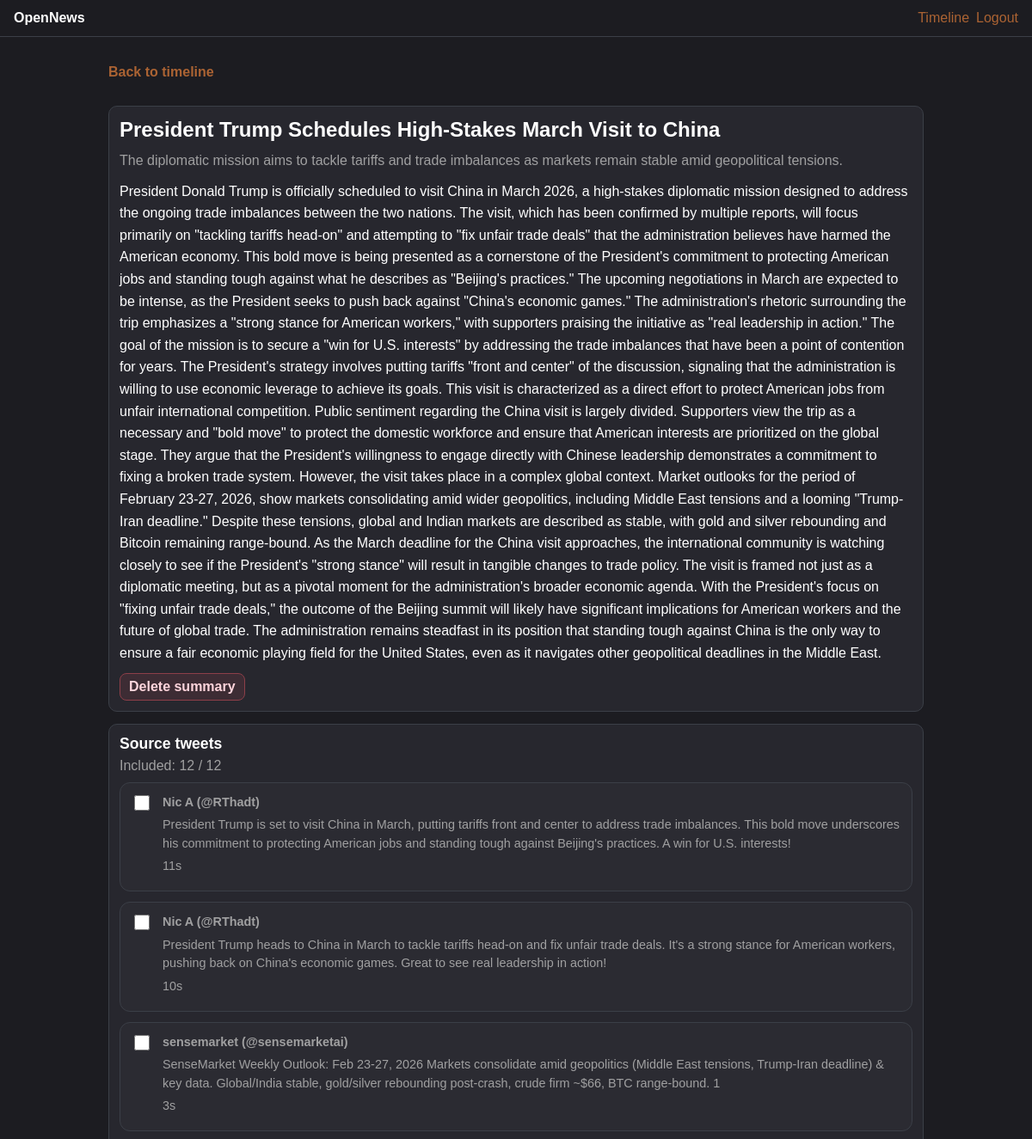
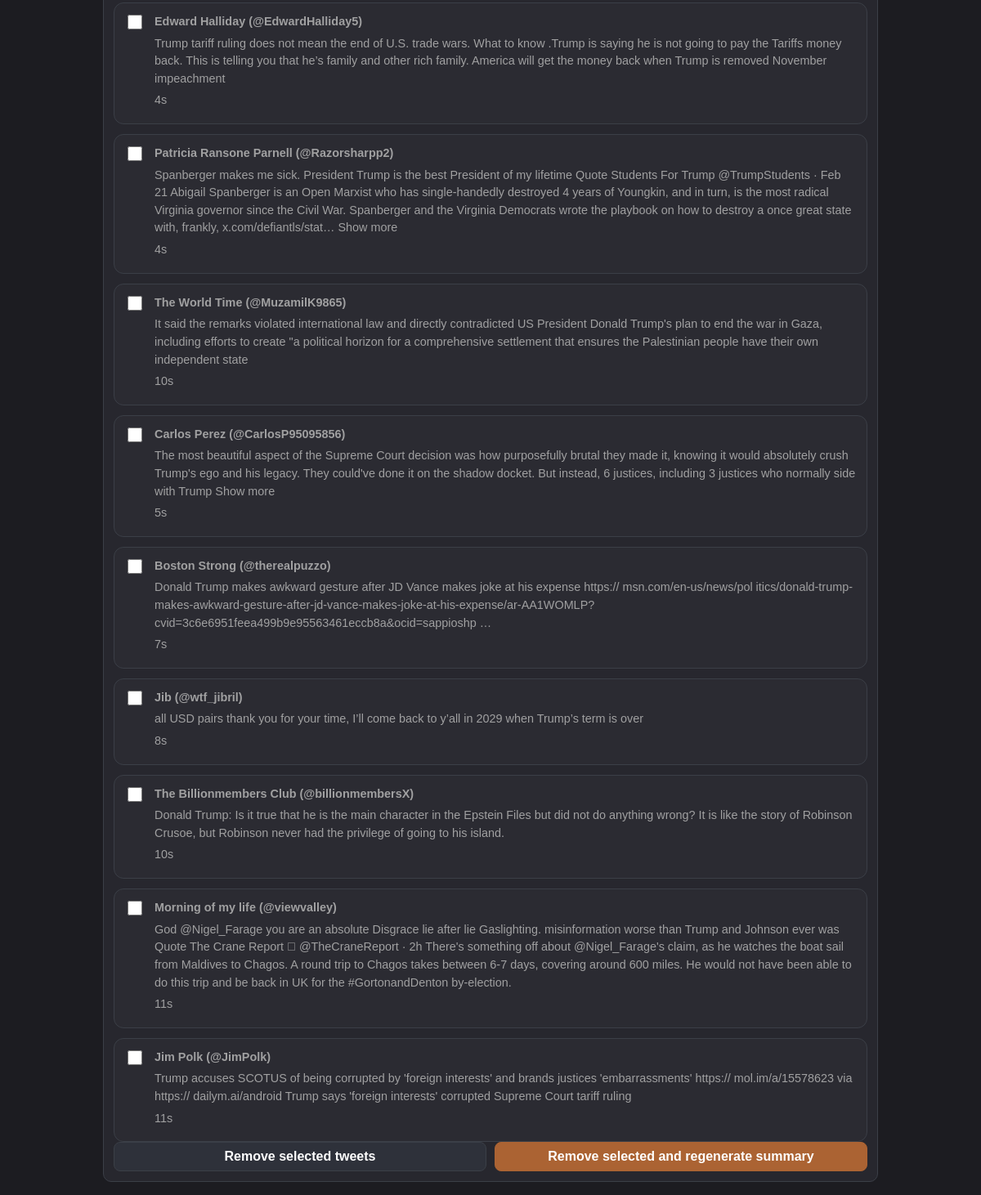
The page /post/8/ (signed in) on the database its author committed (2 pictures, top to bottom).
### opensourcenewsapp/models.py (models this page shows, shortened)
class Post(models.Model):
    title = models.CharField(max_length=200)
    subtitle = models.CharField(max_length=300, blank=True)
    article = models.TextField()
    score = models.IntegerField(default=0)
    media = models.URLField(blank=True)

class SourceTweet(models.Model):
    post = models.ForeignKey(Post, on_delete=models.CASCADE, related_name="source_tweets")
    raw = models.JSONField(default=dict)
    excluded = models.BooleanField(default=False)
    created_at = models.DateTimeField(auto_now_add=True)

### opensourcenewsapp/views.py (the view, shortened to what this page needs)
# urls.py: path("post/<int:post_id>/", post_detail_page, name="post_detail_page"),
@login_required
def post_detail_page(request, post_id):
    post = get_object_or_404(Post, id=post_id)
    if not _is_valid_post(post):
        return redirect("timeline_page")
    error = None
    notice = str(request.GET.get("notice", "")).strip()
    tweets = list(post.source_tweets.order_by("id"))
    included_count = sum(1 for tw in tweets if not tw.excluded)
    return render(
        request,
        "opensourcenewsapp/post_detail.html",
        {
            "post": post,
            "tweets": tweets,
            "included_count": included_count,
            "error": error,
            "notice": notice,
        },
    )

### opensourcenewsapp/views.py (called while the page is built)
def _is_valid_post(post):
    title = (post.title or "").strip()
    article = (post.article or "").strip()
    return bool(title or article)

### opensourcenewsapp/templates/opensourcenewsapp/post_detail.html (shortened to what this page needs)
{% extends 'opensourcenewsapp/base.html' %}
{% block content %}
<p><a class="link-cta" href="{% url 'timeline_page' %}">Back to timeline</a></p>
<article class="card post-card">
  <h1>{{ post.title|default:'Untitled summary' }}</h1>
  {% if post.subtitle %}<p class="subtitle">{{ post.subtitle }}</p>{% endif %}
  <p>{{ post.article }}</p>
  <form method="post" action="{% url 'delete_post_summary' post.id %}" class="inline-form" onsubmit="return confirm('Delete this summary?');">
    <button type="submit" class="btn-soft btn-danger">Delete summary</button>
  </form>
</article>
<section class="card">
  <div class="section-head">
    <h2>Source tweets</h2>
    <p class="muted">Included: {{ included_count }} / {{ tweets|length }}</p>
  </div>
  {% if tweets %}
  <form method="post">
    <div class="stack">
      {% for tw in tweets %}
      <label class="tweet-row {% if tw.excluded %}tweet-row--excluded{% endif %}">
        <input type="checkbox" name="remove_ids" value="{{ tw.id }}" {% if tw.excluded %}disabled{% endif %} />
        <div>
          <p><strong>{{ tw.raw.author|default:'Unknown' }}</strong></p>
          <p>{{ tw.raw.text|default:'(empty)' }}</p>
          {% if tw.raw.time %}<p class="muted">{{ tw.raw.time }}</p>{% endif %}
        </div>
      </label>
      {% endfor %}
    </div>
    <div class="actions-row">
      <button type="submit" name="action" value="remove" class="btn-soft">Remove selected tweets</button>
      <button type="submit" name="action" value="regenerate" class="btn-primary">Remove selected and regenerate summary</button>
    </div>
  </form>
  {% else %}
  <p>No source tweets attached to this summary yet.</p>
  {% endif %}
</section>
{% endblock %}

### opensourcenewsapp/static/opensourcenewsapp/styles.css (style rules this page uses)
:root { --bg: #1c1c21; --panel: #27272e; --panel-hover: #32323b; --line: #3b3f47; --text: #ffffff; --muted: #a0a0a1; --accent: #ab6333; --danger: #ff8aa5; --ok: #9effc9; }
* { box-sizing: border-box; }
body { margin: 0; min-height: 100vh; color: var(--text); font-family: Arial, sans-serif; background: var(--bg); }
a { color: var(--accent); text-decoration: none; }
.card { border: 1px solid var(--line); border-radius: 10px; padding: 12px; background: var(--panel); transition: transform 120ms ease, background 120ms ease; }
.stack { display: grid; gap: 12px; }
.section-head { margin-bottom: 10px; }
.section-head h2 { margin: 0; font-size: 1.1rem; }
.section-head p { margin: 6px 0 0; }
label { font-size: 0.9rem; color: var(--muted); }
input, select, button { width: 100%; border-radius: 8px; border: 1px solid var(--line); padding: 8px 10px; font: inherit; }
input, select { background: #1f2128; color: var(--text); }
button, .button-link { display: inline-block; border: 1px solid var(--line); background: #2e313a; color: var(--text); font-weight: 600; cursor: pointer; transition: transform 120ms ease, background 120ms ease; }
.btn-primary { background: var(--accent); color: #ffffff; border-color: var(--accent); }
.btn-soft { background: #2e313a; color: var(--text); border-color: var(--line); }
.post-card h1, .post-card h2 { margin: 0 0 8px; line-height: 1.25; }
.post-card > p { margin: 0 0 10px; line-height: 1.6; }
.subtitle { color: var(--muted); }
.link-cta { font-weight: 650; }
.tweet-row { display: grid; grid-template-columns: auto 1fr; gap: 12px; align-items: flex-start; padding: 12px; border: 1px solid var(--line); border-radius: 12px; background: rgba(255, 255, 255, 0.02); }
.tweet-row input[type="checkbox"] { width: 18px; height: 18px; margin-top: 2px; }
.tweet-row p { margin: 0 0 5px; line-height: 1.5; }
.actions-row { display: grid; grid-template-columns: 1fr 1fr; gap: 10px; }
.inline-form { margin: 0; }
.inline-form button { width: auto; padding: 6px 10px; }
.btn-danger { border-color: #8d3f49; color: #ffd5dc; background: rgba(141, 63, 73, 0.22); }
.muted { color: var(--muted); }

### rows shown on the page
Post: title "President Trump Schedules High-Stakes March Visit to China", subtitle "The diplomatic mission aims to tackle tariffs and trade imbalances as markets remain stable amid geopolitical tensions.", article "President Donald Trump is officially scheduled to visit China in March 2026, a high-stakes diplomatic mission designed to address the ongoing trade imbalances between the two nations. The visit, which has been confirmed by multiple reports, will focus primarily on \"tackling tariffs head-on\" and attempting to \"fix unfair trade deals\" that the administration believes have harmed the American economy. This bold move is being presented as a cornerstone of the President's commitment to protecting American jobs and standing tough against what he describes as \"Beijing's practices.\" The upcoming negotiations in March are expected to be intense, as the President seeks to push back against \"China's…"
SourceTweet: raw.author "Nic A (@RThadt)", raw.text "President Trump is set to visit China in March, putting tariffs front and center to address trade imbalances. This bold move underscores his commitment to protecting American jobs and standing tough against Beijing's practices. A win for U.S. interests!", raw.time "11s"
SourceTweet: raw.author "Nic A (@RThadt)", raw.text "President Trump heads to China in March to tackle tariffs head-on and fix unfair trade deals. It's a strong stance for American workers, pushing back on China's economic games. Great to see real leadership in action!", raw.time "10s"
SourceTweet: raw.author "sensemarket (@sensemarketai)", raw.text "SenseMarket Weekly Outlook: Feb 23-27, 2026 Markets consolidate amid geopolitics (Middle East tensions, Trump-Iran deadline) & key data. Global/India stable, gold/silver rebounding post-crash, crude firm ~$66, BTC range-bound. 1", raw.time "3s"
SourceTweet: raw.author "Edward Halliday (@EdwardHalliday5)", raw.text "Trump tariff ruling does not mean the end of U.S. trade wars. What to know .Trump is saying he is not going to pay the Tariffs money back. This is telling you that he’s family and other rich family. America will get the money back when Trump is removed November impeachment", raw.time "4s"
SourceTweet: raw.author "Patricia Ransone Parnell (@Razorsharpp2)", raw.text "Spanberger makes me sick. President Trump is the best President of my lifetime Quote Students For Trump @TrumpStudents · Feb 21 Abigail Spanberger is an Open Marxist who has single-handedly destroyed 4 years of Youngkin, and in turn, is the most radical Virginia governor since the Civil War. Spanberger and the Virginia Democrats wrote the playbook on how to destroy a once great state with, frankly, x.com/defiantls/stat… Show more", raw.time "4s"
SourceTweet: raw.author "The World Time (@MuzamilK9865)", raw.text "It said the remarks violated international law and directly contradicted US President Donald Trump's plan to end the war in Gaza, including efforts to create \"a political horizon for a comprehensive settlement that ensures the Palestinian people have their own independent state", raw.time "10s"
SourceTweet: raw.author "Carlos Perez (@CarlosP95095856)", raw.text "The most beautiful aspect of the Supreme Court decision was how purposefully brutal they made it, knowing it would absolutely crush Trump's ego and his legacy. They could've done it on the shadow docket. But instead, 6 justices, including 3 justices who normally side with Trump Show more", raw.time "5s"
SourceTweet: raw.author "Boston Strong (@therealpuzzo)", raw.text "Donald Trump makes awkward gesture after JD Vance makes joke at his expense https:// msn.com/en-us/news/pol itics/donald-trump-makes-awkward-gesture-after-jd-vance-makes-joke-at-his-expense/ar-AA1WOMLP?cvid=3c6e6951feea499b9e95563461eccb8a&ocid=sappioshp …", raw.time "7s"
SourceTweet: raw.author "Jib (@wtf_jibril)", raw.text "all USD pairs thank you for your time, I’ll come back to y’all in 2029 when Trump’s term is over", raw.time "8s"
SourceTweet: raw.author "The Billionmembers Club (@billionmembersX)", raw.text "Donald Trump: Is it true that he is the main character in the Epstein Files but did not do anything wrong? It is like the story of Robinson Crusoe, but Robinson never had the privilege of going to his island.", raw.time "10s"
SourceTweet: raw.author "Morning of my life (@viewvalley)", raw.text "God @Nigel_Farage you are an absolute Disgrace lie after lie Gaslighting. misinformation worse than Trump and Johnson ever was Quote The Crane Report  @TheCraneReport · 2h There's something off about @Nigel_Farage's claim, as he watches the boat sail from Maldives to Chagos. A round trip to Chagos takes between 6-7 days, covering around 600 miles. He would not have been able to do this trip and be back in UK for the #GortonandDenton by-election.", raw.time "11s"
SourceTweet: raw.author "Jim Polk (@JimPolk)", raw.text "Trump accuses SCOTUS of being corrupted by 'foreign interests' and brands justices 'embarrassments' https:// mol.im/a/15578623 via https:// dailym.ai/android Trump says 'foreign interests' corrupted Supreme Court tariff ruling", raw.time "11s"

### other values the page prints
{{ included_count }} "12"
{{ tweets|length }} "12"
